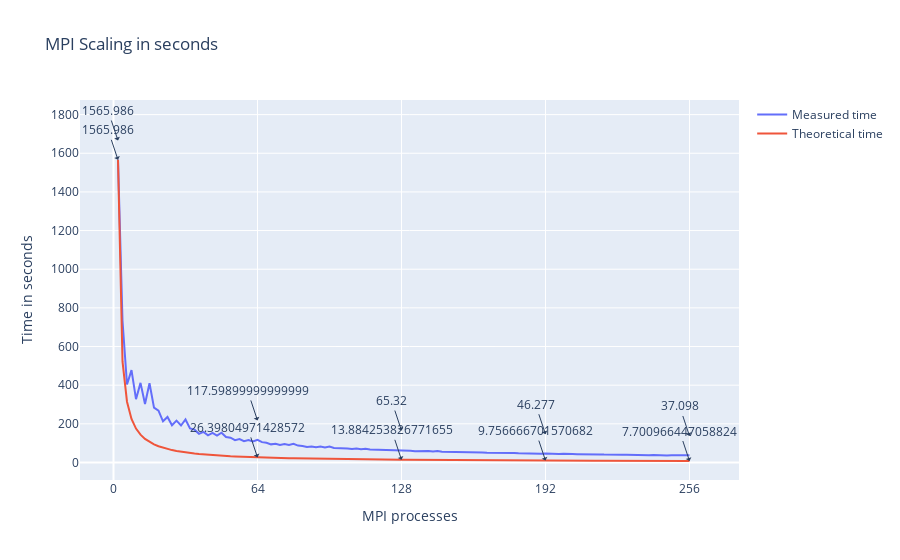

Write notebook code for a chart like this one.
### Markdown cell above
### Plotting the execution time

### Code cell
import plotly.graph_objects as go
import numpy as np
import plotly.express as px

# Create a line for Real time
fig = go.Figure()
fig.add_trace(go.Scatter(x=df['MPI processes'], y=df['Real time'], mode='lines', name='Measured time'))

# Create a line for Theoretical time
fig.add_trace(go.Scatter(x=df['MPI processes'], y=df['theoretical time'], mode='lines', name='Theoretical time'))

total_processes = df['MPI processes'].max()
quarter_points = [int(total_processes / 4) * i for i in range(5)]  # [0, 1/4, 2/4, 3/4, 1]

# Set the x-axis tick marks and labels
fig.update_xaxes(
    tickvals=quarter_points,
    ticktext=[f'{int(p)}' for p in quarter_points]  # You can customize the format of the labels
)

# Annotate the quarter points with y-axis labels for both Real time and Theoretical time
for x in quarter_points:
    # Find the nearest MPI processes value to the quarter point for Real time
    nearest_idx_real = np.abs(df['MPI processes'] - x).idxmin()
    nearest_mpi_processes_real = df.loc[nearest_idx_real, 'MPI processes']
    nearest_real_time = df.loc[nearest_idx_real, 'Real time']
    fig.add_annotation(x=nearest_mpi_processes_real, y=nearest_real_time + 100, text=str(nearest_real_time), showarrow=True, arrowhead=1)

    # Find the nearest MPI processes value to the quarter point for Theoretical time
    nearest_idx_theoretical = np.abs(df['MPI processes'] - x).idxmin()
    nearest_mpi_processes_theoretical = df.loc[nearest_idx_theoretical, 'MPI processes']
    nearest_theoretical_time = df.loc[nearest_idx_theoretical, 'theoretical time']
    fig.add_annotation(x=nearest_mpi_processes_theoretical, y=nearest_theoretical_time, text=str(nearest_theoretical_time), showarrow=True, arrowhead=1)

fig.update_layout(
    title="MPI Scaling in seconds",
    xaxis_title="MPI processes",
    yaxis_title="Time in seconds"
)
fig.show()

### Figure 1 — Plotly figure (JSON) as saved in the notebook; plotly's stock layout.template omitted (floating-point values rounded to 4 significant figures)
{"data": [{"mode": "lines", "name": "Measured time", "type": "scatter", "x": [2, 4, 6, 8, 10, 12, 14, 16, 18, 20, 22, 24, 26, 28, 30, 32, 34, 36, 38, 40, 42, 44, 46, 48, 50, 52, 54, 56, 58, 60, 62, 64, 66, 68, 70, 72, 74, 76, 78, 80, 82, 84, 86, 88, 90, 92, 94, 96, 98, 100, 102, 104, 106, 108, 110, 112, 114, 116, 118, 120, 122, 124, 126, 128, 130, 132, 134, 136, 138, 140, 142, 144, 146, 148, 150, 152, 154, 156, 158, 160, 162, 164, 166, 168, 170, 172, 174, 176, 178, 180, 182, 184, 186, 188, 190, 192, 194, 196, 198, 200, 202, 204, 206, 208, 210, 212, 214, 216, 218, 220, 222, 224, 226, 228, 230, 232, 234, 236, 238, 240, 242, 244, 246, 248, 250, 252, 254, 256], "y": [1566.0, 733.5, 403.2, 477.7, 327.5, 411.9, 302.9, 410.1, 283.5, 268.4, 213.0, 235.4, 192.4, 216.5, 191.4, 222.5, 176.5, 169.9, 148.2, 158.2, 140.9, 153.2, 139.4, 154.1, 131.5, 128.1, 115.7, 120.9, 109.8, 116.4, 108.4, 117.6, 105.2, 101.8, 93.86, 97.38, 90.27, 95.22, 90.97, 96.32, 87.54, 85.77, 80.01, 83.12, 78.77, 82.05, 77.13, 82.28, 75.21, 74.97, 71.41, 72.33, 69.71, 72.11, 69.0, 71.62, 67.25, 66.85, 65.76, 65.67, 63.67, 65.28, 63.56, 65.32, 61.79, 60.94, 58.29, 59.41, 58.08, 58.8, 57.37, 58.94, 55.74, 55.62, 53.49, 54.02, 52.88, 54.93, 52.94, 54.57, 52.12, 51.07, 49.82, 50.13, 48.9, 50.12, 48.78, 50.25, 48.57, 47.28, 46.25, 47.14, 46.01, 46.45, 45.72, 46.28, 44.83, 44.93, 43.61, 44.85, 42.86, 43.48, 43.05, 43.42, 42.13, 41.55, 41.19, 41.9, 40.72, 41.46, 40.57, 41.45, 39.76, 39.63, 38.61, 39.25, 38.01, 38.69, 37.63, 39.29, 37.68, 37.8, 36.8, 37.15, 36.38, 37.07, 36.37, 37.1]}, {"mode": "lines", "name": "Theoretical time", "type": "scatter", "x": [2, 4, 6, 8, 10, 12, 14, 16, 18, 20, 22, 24, 26, 28, 30, 32, 34, 36, 38, 40, 42, 44, 46, 48, 50, 52, 54, 56, 58, 60, 62, 64, 66, 68, 70, 72, 74, 76, 78, 80, 82, 84, 86, 88, 90, 92, 94, 96, 98, 100, 102, 104, 106, 108, 110, 112, 114, 116, 118, 120, 122, 124, 126, 128, 130, 132, 134, 136, 138, 140, 142, 144, 146, 148, 150, 152, 154, 156, 158, 160, 162, 164, 166, 168, 170, 172, 174, 176, 178, 180, 182, 184, 186, 188, 190, 192, 194, 196, 198, 200, 202, 204, 206, 208, 210, 212, 214, 216, 218, 220, 222, 224, 226, 228, 230, 232, 234, 236, 238, 240, 242, 244, 246, 248, 250, 252, 254, 256], "y": [1566.0, 523.0, 314.4, 225.1, 175.4, 143.8, 121.9, 105.9, 93.59, 83.9, 76.06, 69.58, 64.14, 59.51, 55.51, 52.03, 48.97, 46.26, 43.85, 41.68, 39.72, 37.95, 36.33, 34.85, 33.49, 32.24, 31.08, 30.01, 29.01, 28.08, 27.21, 26.4, 25.63, 24.92, 24.24, 23.6, 23.0, 22.42, 21.88, 21.37, 20.88, 20.41, 19.97, 19.55, 19.14, 18.76, 18.39, 18.03, 17.69, 17.37, 17.06, 16.75, 16.47, 16.19, 15.92, 15.66, 15.41, 15.17, 14.94, 14.71, 14.5, 14.28, 14.08, 13.88, 13.69, 13.51, 13.33, 13.15, 12.99, 12.82, 12.66, 12.51, 12.36, 12.21, 12.07, 11.93, 11.79, 11.66, 11.53, 11.41, 11.28, 11.16, 11.05, 10.93, 10.82, 10.71, 10.61, 10.51, 10.4, 10.31, 10.21, 10.11, 10.02, 9.932, 9.843, 9.757, 9.672, 9.589, 9.507, 9.427, 9.349, 9.272, 9.197, 9.124, 9.051, 8.98, 8.911, 8.842, 8.775, 8.709, 8.645, 8.581, 8.519, 8.458, 8.398, 8.338, 8.28, 8.223, 8.167, 8.112, 8.057, 8.004, 7.951, 7.9, 7.849, 7.799, 7.749, 7.701]}], "layout": {"annotations": [{"arrowhead": 1, "showarrow": true, "text": "1565.986", "x": 2, "y": 1666.0}, {"arrowhead": 1, "showarrow": true, "text": "1565.986", "x": 2, "y": 1566.0}, {"arrowhead": 1, "showarrow": true, "text": "117.59899999999999", "x": 64, "y": 217.6}, {"arrowhead": 1, "showarrow": true, "text": "26.39804971428572", "x": 64, "y": 26.4}, {"arrowhead": 1, "showarrow": true, "text": "65.32", "x": 128, "y": 165.3}, {"arrowhead": 1, "showarrow": true, "text": "13.884253826771655", "x": 128, "y": 13.88}, {"arrowhead": 1, "showarrow": true, "text": "46.277", "x": 192, "y": 146.3}, {"arrowhead": 1, "showarrow": true, "text": "9.756666701570682", "x": 192, "y": 9.757}, {"arrowhead": 1, "showarrow": true, "text": "37.098", "x": 256, "y": 137.1}, {"arrowhead": 1, "showarrow": true, "text": "7.700966447058824", "x": 256, "y": 7.701}], "title": {"text": "MPI Scaling in seconds"}, "xaxis": {"ticktext": ["0", "64", "128", "192", "256"], "tickvals": [0, 64, 128, 192, 256], "title": {"text": "MPI processes"}}, "yaxis": {"title": {"text": "Time in seconds"}}}}
